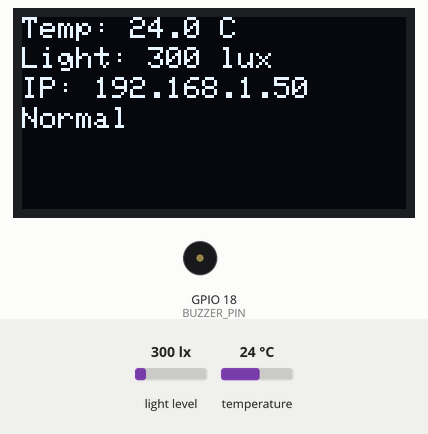
Bench run of a sketch on a simulated ESP32-S2. Parts: 128×64 one-colour display, buzzer (waves = sounding, pin HIGH). The test bench sets the inputs (shaded band); at power-on: light level 300 lx, temperature 24 °C. WiFi joins after 1.5 s; servers stay silent unless stated; what the sketch prints to the serial monitor is not drawn.

Above: at 3.9 s.
4.0 s: light level set to 482 lx
At 6.4 s:
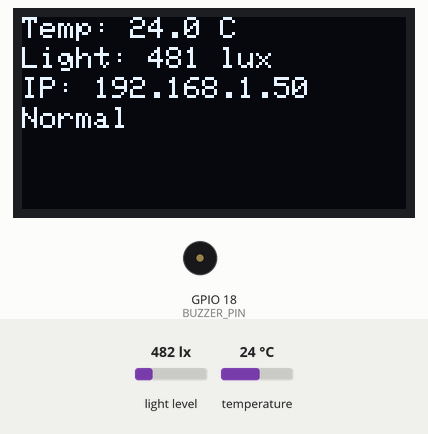
6.8 s: light level set to 534 lx
At 9.0 s:
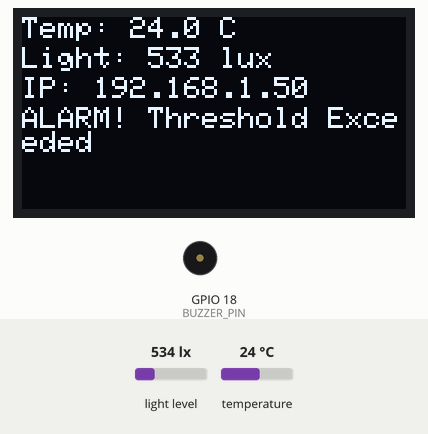
9.3 s: temperature set to 12 °C
At 10.19 s:
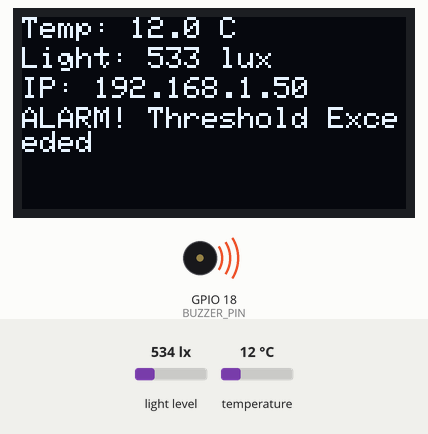
11.8 s: temperature set to 19 °C
At 14.4 s:
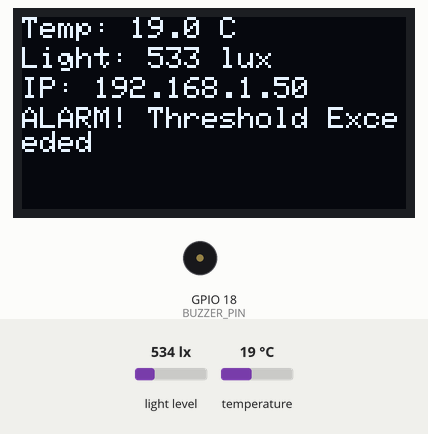
14.5 s: light level set to 40 lx
At 16.9 s:
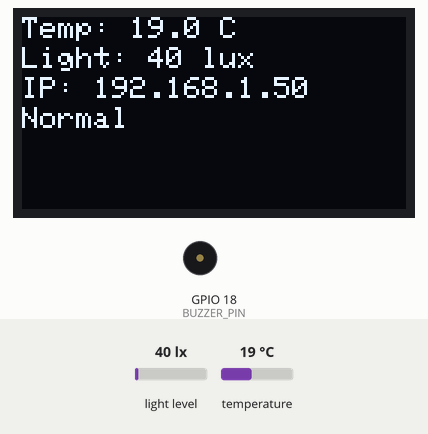
17.5 s: temperature set to 28 °C
At 19.1 s:
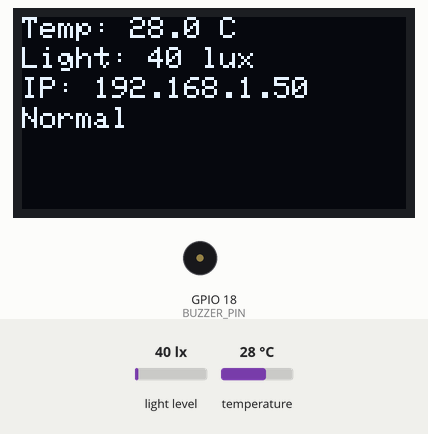
Timing chart, 0 to 20.6 s (numbered marks = the images above; inputs shaded):
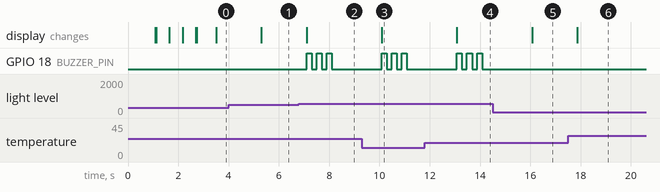

Measured:
- the behaviour switches between 501 and 502 lx on light level (found by bisection; images 1 and 2)
- after the input at 4.0 s, the display: changes after 1.3 s (image 1)
- after the input at 6.8 s, GPIO 18 (BUZZER_PIN): alternates HIGH for 0.20 s and LOW for 0.20 s, 6 changes in all, then stays LOW, starting after 0.30 s; the display: changes after 0.30 s (image 2)
- after the input at 9.3 s, the display: changes after 0.79 s (image 3)
- after the input at 11.8 s, the display: changes after 1.3 s (image 4)
- after the input at 14.5 s, GPIO 18 (BUZZER_PIN): stops changing and stays LOW; the display: changes after 1.6 s (image 5)
- after the input at 17.5 s, the display: changes after 0.36 s (image 6)

The sketch:

sketch_jun8a.ino
```cpp
#include <Wire.h>
#include <Adafruit_GFX.h>
#include <Adafruit_SSD1306.h>
#include <OneWire.h>
#include <DallasTemperature.h>
#include <BH1750.h>
#include <WiFi.h>
#include <WebServer.h>

// 定义引脚
#define BUZZER_PIN 18       // 蜂鸣器引脚
#define ONE_WIRE_BUS 34     // DS18B20 数据引脚

// WiFi配置
const char* ssid = "nova";
const char* password = "66666666";

// 初始化传感器
OneWire oneWire(ONE_WIRE_BUS);
DallasTemperature sensors(&oneWire);
BH1750 lightSensor;
WebServer server(80);

// OLED 显示屏初始化
#define SCREEN_WIDTH 128 // OLED 显示屏宽度，单位像素
#define SCREEN_HEIGHT 64 // OLED 显示屏高度，单位像素
#define OLED_RESET     -1 // 重置引脚
Adafruit_SSD1306 display(SCREEN_WIDTH, SCREEN_HEIGHT, &Wire, OLED_RESET);

// 阈值设置
const float TEMP_THRESHOLD = 30.0; // 温度阈值，单位摄氏度
const float LIGHT_THRESHOLD = 500.0; // 光照阈值，单位 lux

// 全局变量存储传感器数据
float temperature = 0;
uint16_t lightLevel = 0;

void handleRoot() {
  String html = "<html><body>";
  html += "<h1>ESP32-S2 环境监测</h1>";
  html += "<p>温度: " + String(temperature, 1) + " °C</p>";
  html += "<p>光照: " + String(lightLevel) + " lux</p>";
  html += "<p>更新时间: " + String(millis() / 1000) + "秒前</p>";
  html += "</body></html>";

  server.send(200, "text/html", html);
}

void setup() {
  Serial.begin(115200);
  pinMode(BUZZER_PIN, OUTPUT);
  digitalWrite(BUZZER_PIN, LOW); // 确保蜂鸣器初始关闭

  // 初始化I2C总线
  Wire.begin(); // 使用默认SDA=21, SCL=22 (ESP32)
  Wire.setClock(400000); // 设置I2C速度为400kHz

  // 初始化 OLED 显示屏
  if (!display.begin(SSD1306_SWITCHCAPVCC, 0x3C)) {
    Serial.println(F("SSD1306 allocation failed"));
    while (1);
  }
  display.clearDisplay();
  display.display();
  delay(1000);

  // 显示启动信息
  display.setTextSize(1);
  display.setTextColor(WHITE);
  display.setCursor(0, 0);
  display.println("Initializing...");
  display.display();

  // 初始化 DS18B20 传感器
  sensors.begin();
  Serial.println("DS18B20 initialized");

  // 初始化 BH1750 光照传感器
  if (!lightSensor.begin(BH1750::CONTINUOUS_HIGH_RES_MODE)) {
    Serial.println(F("Error initializing BH1750"));
    display.setCursor(0, 20);
    display.println("BH1750 init failed!");
    display.display();
    while (1);
  }
  Serial.println("BH1750 initialized");

  // 连接WiFi
  WiFi.begin(ssid, password);
  display.clearDisplay();
  display.setCursor(0, 0);
  display.println("Connecting to WiFi");
  display.display();

  while (WiFi.status() != WL_CONNECTED) {
    delay(500);
    Serial.print(".");
    display.print(".");
    display.display();
  }

  // 显示系统信息
  display.clearDisplay();
  display.setCursor(0, 0);
  display.println("System Ready");
  display.setCursor(0, 10);
  display.print("IP: ");
  display.println(WiFi.localIP());
  display.display();

  Serial.println("");
  Serial.println("WiFi连接成功");
  Serial.print("IP地址: ");
  Serial.println(WiFi.localIP());

  // 启动Web服务器
  server.on("/", handleRoot);
  server.begin();
  Serial.println("HTTP server started");
}

void readSensors() {
  // 读取温度
  sensors.requestTemperatures();
  temperature = sensors.getTempCByIndex(0);

  if (temperature == DEVICE_DISCONNECTED_C) {
    Serial.println(F("DS18B20 read error"));
    temperature = -99.9; // 错误值
  }

  // 读取光照
  lightLevel = lightSensor.readLightLevel();

  if (lightLevel == 65535) { // BH1750错误值
    Serial.println(F("BH1750 read error"));
    lightLevel = 0;
  }
}

void updateDisplay() {
  display.clearDisplay();
  display.setTextSize(1);
  display.setTextColor(WHITE);

  // 显示温度
  display.setCursor(0, 0);
  display.print("Temp: ");
  display.print(temperature, 1);
  display.println(" C");

  // 显示光照
  display.setCursor(0, 10);
  display.print("Light: ");
  display.print(lightLevel);
  display.println(" lux");

  // 显示IP地址
  display.setCursor(0, 20);
  display.print("IP: ");
  display.println(WiFi.localIP());

  // 显示阈值状态
  display.setCursor(0, 30);
  if (temperature > TEMP_THRESHOLD || lightLevel > LIGHT_THRESHOLD) {
    display.println("ALARM! Threshold Exceeded");
  } else {
    display.println("Normal");
  }

  display.display();
}

void checkThresholds() {
  if (temperature > TEMP_THRESHOLD || lightLevel > LIGHT_THRESHOLD) {
    Serial.println("Threshold exceeded!");
    for (int i = 0; i < 3; i++) {
      digitalWrite(BUZZER_PIN, HIGH);
      delay(200);
      digitalWrite(BUZZER_PIN, LOW);
      delay(200);
    }
  }
}

void loop() {
  // 读取传感器数据
  readSensors();

  // 更新显示
  updateDisplay();

  // 检查阈值
  checkThresholds();

  // 处理Web请求
  server.handleClient();

  delay(1000); // 每秒更新一次
}
```
